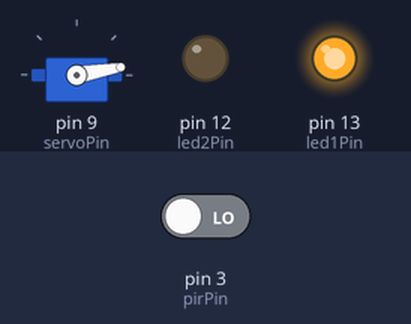
Simulated run of this sketch. Board: Arduino Uno, built with avr-gcc and run on an emulated ATmega328P. On the bench: servo, output pins drawn as LEDs (lit = HIGH). The test bench sets the inputs (shaded band); at power-on: pin 3 (pirPin) LOW. What the sketch prints to the serial monitor is not drawn.

Above: at 0.01 s.
At 15.11 s:
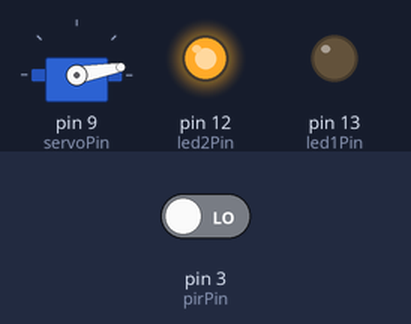
At 30.1 s:
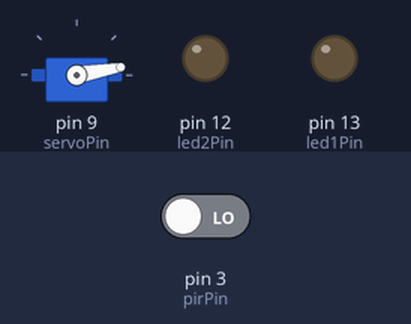
Timing chart, 0 to 31.6 s (numbered marks = the images above):
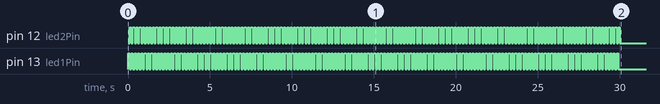

The sketch:

party-popper-sentry.ino
```cpp
// (licence header left out)
// LIBRARIES
#include <Servo.h>

// VARS

// the time we give the sensor to calibrate (10-60 secs according to the datasheet)
int calibrationTime = 30; //20

// create servo object to control a servo
Servo myservo;

// initialise servo position var
int pos0 = 10;
int pos1 = 180;
int pirPin    = 3;        // PIR pin
int servoPin  = 9;        // Servo pin
int led1Pin    = 13;      // LED pin
int led2Pin    = 12;      // LED pin
int val = 0;              // variable for reading the pin status
boolean led1On = false;   // use for traking LED
boolean led2On = false;   // use for traking LED
boolean movement = false; // have we detected motion
boolean fired = false;    // has it fired yet?
// PREPARE
void setup()
{
  Serial.begin(9600); // Enable serial comms

  pinMode(pirPin, INPUT);
  pinMode(led1Pin, OUTPUT);
  pinMode(led2Pin, OUTPUT);
  digitalWrite(pirPin, LOW); // needed?

  myservo.attach(servoPin);  // attaches the servo on pin 9 to the servo object
  //set servo to 10, 0 seems a bit out or reach
  myservo.write(pos0);

  //give the sensor some time to calibrate
  Serial.print("calibrating sensor");
  for(int i = 0; i < calibrationTime; i++){
    Serial.print(".");
    for (int j = 0; j < 10; j++) {
      if (led1On) {
        digitalWrite(led1Pin, LOW);
        digitalWrite(led2Pin, HIGH);
        led1On = false;
      } else {
        digitalWrite(led1Pin, HIGH);
        digitalWrite(led2Pin, LOW);
        led1On = true;
      }
      delay(100);
    }
  }
  digitalWrite(led1Pin, LOW);
  digitalWrite(led2Pin, LOW);
  led1On = false;
  led2On = false;
}


void loop()
{
  if (!fired) {
    //motion detector mode
    if(digitalRead(pirPin) == HIGH){
      if (movement == false) {
        digitalWrite(led2Pin, HIGH);   //the led visualizes the sensors output pin state
        //digitalWrite(swordPin, HIGH);  //unsheath the sword
        Serial.println("---");
        Serial.println("motion detected");

        myservo.write(pos1);
        delay(500);
        myservo.write(pos0);
        delay(300);
  //      myservo.write(pos1);
  //      delay(300);
  //      myservo.write(pos0);
  //      delay(300);
  //      myservo.write(pos1);
  //      delay(300);
  //      myservo.write(pos0);
  //      delay(300);
  //      myservo.write(pos1);
  //      delay(300);
  //      myservo.write(pos0);
  //      delay(300);
        movement = true;
        fired = true;
      }
    }
    if(digitalRead(pirPin) == LOW && movement == true){
      digitalWrite(led2Pin, LOW);  //the led visualizes the sensors output pin state
      // digitalWrite(swordPin, LOW); //sheath the sword
      Serial.println("clear");
      myservo.write(pos0);
      movement = false;
    }
  } else {
    // Idle when done firing, led's let you know it's done.
    if (led1On) {
      digitalWrite(led1Pin, LOW);
      digitalWrite(led2Pin, HIGH);
      led1On = false;
    } else {
      digitalWrite(led1Pin, HIGH);
      digitalWrite(led2Pin, LOW);
      led1On = true;
    }
    delay(1000);
  }
}
```
